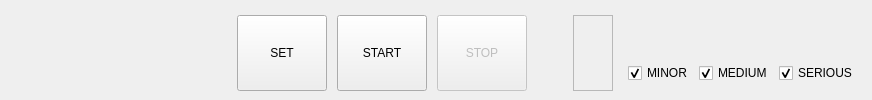
  <widget class="QDockWidget" name="dockWidget_Banner">
   <property name="sizePolicy">
    <sizepolicy hsizetype="Preferred" vsizetype="Fixed">
     <horstretch>0</horstretch>
     <verstretch>0</verstretch>
    </sizepolicy>
   </property>
   <property name="maximumSize">
    <size>
     <width>524287</width>
     <height>129</height>
    </size>
   </property>
   <property name="styleSheet">
    <string notr="true"/>
   </property>
   <property name="features">
    <set>QDockWidget::NoDockWidgetFeatures</set>
   </property>
   <property name="allowedAreas">
    <set>Qt::NoDockWidgetArea</set>
   </property>
   <property name="windowTitle">
    <string/>
   </property>
   <attribute name="dockWidgetArea">
    <number>4</number>
   </attribute>
   <widget class="QWidget" name="dockWidgetContents_2">
    <layout class="QHBoxLayout" name="horizontalLayout_8">
     <property name="topMargin">
      <number>5</number>
     </property>
     <property name="rightMargin">
      <number>5</number>
     </property>
     <item>
      <layout class="QHBoxLayout" name="horizontalLayout_7">
       <item>
        <layout class="QVBoxLayout" name="verticalLayout_3">
         <item>
          <layout class="QHBoxLayout" name="horizontalLayout_6" stretch="0,0,1,0">
           <property name="topMargin">
            <number>10</number>
           </property>
           <item>
            <layout class="QHBoxLayout" name="horizontalLayout_4">
             <property name="leftMargin">
              <number>10</number>
             </property>
             <item>
              <widget class="QLabel" name="lb_Logo">
               <property name="minimumSize">
                <size>
                 <width>172</width>
                 <height>40</height>
                </size>
               </property>
               <property name="maximumSize">
                <size>
                 <width>16777215</width>
                 <height>30</height>
                </size>
               </property>
               <property name="text">
                <string/>
               </property>
               <property name="pixmap">
                <pixmap resource="../../Resource/GlassInspection_v3.qrc">:/Logo/Logo/Logo.png</pixmap>
               </property>
               <property name="scaledContents">
                <bool>true</bool>
               </property>
              </widget>
             </item>
             <item>
              <spacer name="horizontalSpacer_5">
               <property name="orientation">
                <enum>Qt::Horizontal</enum>
               </property>
               <property name="sizeHint" stdset="0">
                <size>
                 <width>40</width>
                 <height>20</height>
                </size>
               </property>
              </spacer>
             </item>
            </layout>
           </item>
           <item>
            <layout class="QVBoxLayout" name="verticalLayout_2">
             <item>
              <layout class="QHBoxLayout" name="horizontalLayout">
               <property name="spacing">
                <number>10</number>
               </property>
               <item>
                <widget class="QToolButton" name="toolButton_Config">
                 <property name="minimumSize">
                  <size>
                   <width>90</width>
                   <height>33</height>
                  </size>
                 </property>
                 <property name="maximumSize">
                  <size>
                   <width>90</width>
                   <height>80</height>
                  </size>
                 </property>
                 <property name="styleSheet">
                  <string notr="true"/>
                 </property>
                 <property name="text">
                  <string>SET</string>
                 </property>
                 <property name="icon">
                  <iconset resource="../../Resource/GlassInspection_v3.qrc">
                   <normaloff>:/ToolButton/ToolButton/Conifg.png</normaloff>:/ToolButton/ToolButton/Conifg.png</iconset>
                 </property>
                 <property name="iconSize">
                  <size>
                   <width>35</width>
                   <height>35</height>
                  </size>
                 </property>
                 <property name="toolButtonStyle">
                  <enum>Qt::ToolButtonTextUnderIcon</enum>
                 </property>
                </widget>
               </item>
               <item>
                <widget class="QToolButton" name="toolButton_StartWorking">
                 <property name="minimumSize">
                  <size>
                   <width>90</width>
                   <height>33</height>
                  </size>
                 </property>
                 <property name="maximumSize">
                  <size>
                   <width>90</width>
                   <height>80</height>
                  </size>
                 </property>
                 <property name="styleSheet">
                  <string notr="true"/>
                 </property>
                 <property name="text">
                  <string>START</string>
                 </property>
                 <property name="icon">
                  <iconset resource="../../Resource/GlassInspection_v3.qrc">
                   <normaloff>:/ToolButton/ToolButton/Start.png</normaloff>:/ToolButton/ToolButton/Start.png</iconset>
                 </property>
                 <property name="iconSize">
                  <size>
                   <width>35</width>
                   <height>35</height>
                  </size>
                 </property>
                 <property name="toolButtonStyle">
                  <enum>Qt::ToolButtonTextUnderIcon</enum>
                 </property>
                </widget>
               </item>
               <item>
                <widget class="QToolButton" name="toolButton_StopWorking">
                 <property name="enabled">
                  <bool>false</bool>
                 </property>
                 <property name="minimumSize">
                  <size>
                   <width>90</width>
                   <height>33</height>
                  </size>
                 </property>
                 <property name="maximumSize">
                  <size>
                   <width>90</width>
                   <height>80</height>
                  </size>
                 </property>
                 <property name="styleSheet">
                  <string notr="true">/*background-color: rgb(85, 170, 255);*/</string>
                 </property>
                 <property name="text">
                  <string>STOP</string>
                 </property>
                 <property name="icon">
                  <iconset resource="../../Resource/GlassInspection_v3.qrc">
                   <normaloff>:/ToolButton/ToolButton/Stop.png</normaloff>:/ToolButton/ToolButton/Stop.png</iconset>
                 </property>
                 <property name="iconSize">
                  <size>
                   <width>35</width>
                   <height>35</height>
                  </size>
                 </property>
                 <property name="toolButtonStyle">
                  <enum>Qt::ToolButtonTextUnderIcon</enum>
                 </property>
                </widget>
               </item>
               <item>
                <spacer name="horizontalSpacer">
                 <property name="orientation">
                  <enum>Qt::Horizontal</enum>
                 </property>
                 <property name="sizeHint" stdset="0">
                  <size>
                   <width>40</width>
                   <height>20</height>
                  </size>
                 </property>
                </spacer>
               </item>
              </layout>
             </item>
            </layout>
           </item>
           <item>
            <widget class="QFrame" name="frame_defectDisplayFilter">
             <property name="frameShape">
              <enum>QFrame::StyledPanel</enum>
             </property>
             <property name="frameShadow">
              <enum>QFrame::Raised</enum>
             </property>
             <layout class="QVBoxLayout" name="vLayout_defectDisplayFilter">
              <property name="topMargin">
               <number>9</number>
              </property>
              <property name="bottomMargin">
               <number>0</number>
              </property>
              <item>
               <spacer name="verticalSpacer">
                <property name="orientation">
                 <enum>Qt::Vertical</enum>
                </property>
                <property name="sizeHint" stdset="0">
                 <size>
                  <width>20</width>
                  <height>40</height>
                 </size>
                </property>
               </spacer>
              </item>
             </layout>
            </widget>
           </item>
           <item>
            <widget class="QFrame" name="frame_displayLevel">
             <property name="frameShape">
              <enum>QFrame::NoFrame</enum>
             </property>
             <property name="frameShadow">
              <enum>QFrame::Raised</enum>
             </property>
             <layout class="QHBoxLayout" name="hLayout_displayLevel">
              <property name="topMargin">
               <number>40</number>
              </property>
              <property name="bottomMargin">
               <number>0</number>
              </property>
              <item>
               <widget class="QCheckBox" name="checkBox_minorLevel">
                <property name="text">
                 <string>MINOR</string>
                </property>
                <property name="checked">
                 <bool>true</bool>
                </property>
               </widget>
              </item>
              <item>
               <widget class="QCheckBox" name="checkBox_mediumLevel">
                <property name="text">
                 <string>MEDIUM</string>
                </property>
                <property name="checked">
                 <bool>true</bool>
                </property>
               </widget>
              </item>
              <item>
               <widget class="QCheckBox" name="checkBox_seriousLevel">
                <property name="text">
                 <string>SERIOUS</string>
                </property>
                <property name="checked">
                 <bool>true</bool>
                </property>
               </widget>
              </item>
             </layout>
            </widget>
           </item>
          </layout>
         </item>
        </layout>
       </item>
      </layout>
     </item>
    </layout>
   </widget>
  </widget>
